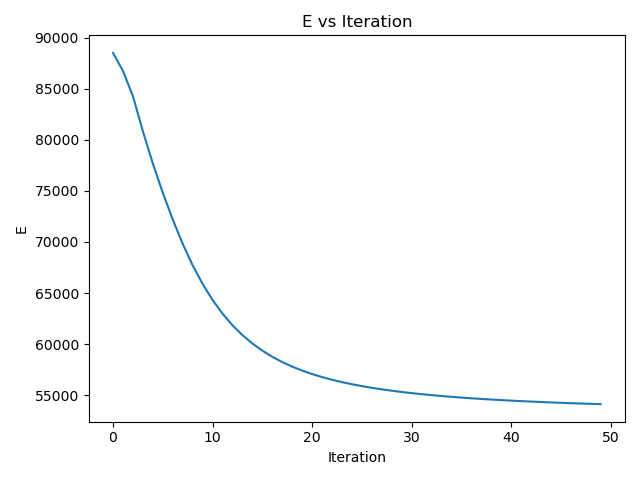

Recreate this plot in Python.
import numpy as np
from matplotlib import pyplot as plt
from tqdm import tqdm

np.random.seed(0)

k = 20
reg = 0.1
epochs = 50
eta = 2e-2

train = "data/ratings.train.txt"

m = n = 0
with open(train, 'r') as f:
    for line in f:
        uid, mid, _ = map(lambda x: int(x), line.rstrip().split())
        n = max(n, uid)
        m = max(m, mid)
p = np.random.rand(n+1, k) * np.sqrt(5 / k)
q = np.random.rand(m+1, k) * np.sqrt(5 / k)

costs = []
for i in tqdm(range(epochs)):
    with open(train, 'r') as f:
        for line in f:
            uid, mid, rating = map(lambda x: int(x), line.rstrip().split())
            epsilon = 2 *  (rating - np.dot(p[uid], q[mid]))
            delta_p = eta * (epsilon * q[mid] - 2 * reg * p[uid])
            delta_q = eta * (epsilon * p[uid] - 2 * reg * q[mid])
            p[uid] += delta_p
            q[mid] += delta_q
    
    E = reg * (np.sum(p ** 2) + np.sum(q ** 2))
    with open(train, 'r') as f:
        for line in f:
            uid, mid, rating = map(lambda x: int(x), line.rstrip().split())
            E += (rating - np.dot(p[uid], q[mid])) ** 2

    costs.append(E)

plt.plot(np.arange(epochs), costs)
# plt.xticks(np.arange(epochs))
plt.xlabel("Iteration")
plt.ylabel("E")
plt.title("E vs Iteration")
plt.tight_layout()
plt.savefig("q3.png")
